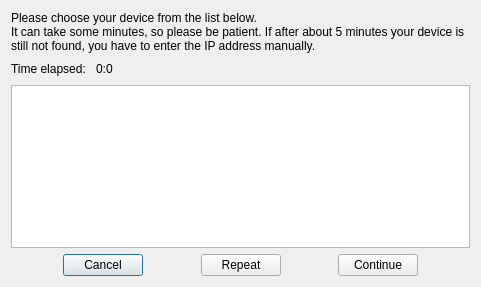
<?xml version="1.0" encoding="UTF-8"?>
<ui version="4.0">
 <class>AutoSearchDialog</class>
 <widget class="QDialog" name="AutoSearchDialog">
  <property name="geometry">
   <rect>
    <x>0</x>
    <y>0</y>
    <width>481</width>
    <height>287</height>
   </rect>
  </property>
  <property name="windowTitle">
   <string>Automatic search</string>
  </property>
  <layout class="QVBoxLayout" name="verticalLayout">
   <item>
    <widget class="QLabel" name="label_2">
     <property name="text">
      <string>Please choose your device from the list below.
It can take some minutes, so please be patient. If after about 5 minutes your device is still not found, you have to enter the IP address manually.</string>
     </property>
     <property name="textFormat">
      <enum>Qt::AutoText</enum>
     </property>
     <property name="wordWrap">
      <bool>true</bool>
     </property>
    </widget>
   </item>
   <item>
    <layout class="QHBoxLayout" name="horizontalLayout">
     <item>
      <widget class="QLabel" name="label">
       <property name="enabled">
        <bool>true</bool>
       </property>
       <property name="text">
        <string>Time elapsed: </string>
       </property>
      </widget>
     </item>
     <item>
      <widget class="QLabel" name="timeLabel">
       <property name="enabled">
        <bool>true</bool>
       </property>
       <property name="text">
        <string>0:0</string>
       </property>
      </widget>
     </item>
     <item>
      <spacer name="horizontalSpacer">
       <property name="orientation">
        <enum>Qt::Horizontal</enum>
       </property>
       <property name="sizeHint" stdset="0">
        <size>
         <width>40</width>
         <height>20</height>
        </size>
       </property>
      </spacer>
     </item>
    </layout>
   </item>
   <item>
    <widget class="QListWidget" name="listWidget">
     <property name="contextMenuPolicy">
      <enum>Qt::CustomContextMenu</enum>
     </property>
    </widget>
   </item>
   <item>
    <layout class="QHBoxLayout" name="horizontalLayout_2">
     <item>
      <spacer name="horizontalSpacer_2">
       <property name="orientation">
        <enum>Qt::Horizontal</enum>
       </property>
       <property name="sizeHint" stdset="0">
        <size>
         <width>40</width>
         <height>20</height>
        </size>
       </property>
      </spacer>
     </item>
     <item>
      <widget class="QPushButton" name="CancelButton">
       <property name="text">
        <string>Cancel</string>
       </property>
      </widget>
     </item>
     <item>
      <spacer name="horizontalSpacer_3">
       <property name="orientation">
        <enum>Qt::Horizontal</enum>
       </property>
       <property name="sizeHint" stdset="0">
        <size>
         <width>40</width>
         <height>20</height>
        </size>
       </property>
      </spacer>
     </item>
     <item>
      <widget class="QPushButton" name="repeatButton">
       <property name="text">
        <string>Repeat</string>
       </property>
      </widget>
     </item>
     <item>
      <spacer name="horizontalSpacer_5">
       <property name="orientation">
        <enum>Qt::Horizontal</enum>
       </property>
       <property name="sizeHint" stdset="0">
        <size>
         <width>40</width>
         <height>20</height>
        </size>
       </property>
      </spacer>
     </item>
     <item>
      <widget class="QPushButton" name="continueButton">
       <property name="enabled">
        <bool>true</bool>
       </property>
       <property name="text">
        <string>Continue</string>
       </property>
      </widget>
     </item>
     <item>
      <spacer name="horizontalSpacer_4">
       <property name="orientation">
        <enum>Qt::Horizontal</enum>
       </property>
       <property name="sizeHint" stdset="0">
        <size>
         <width>40</width>
         <height>20</height>
        </size>
       </property>
      </spacer>
     </item>
    </layout>
   </item>
  </layout>
 </widget>
 <resources/>
 <connections/>
</ui>
